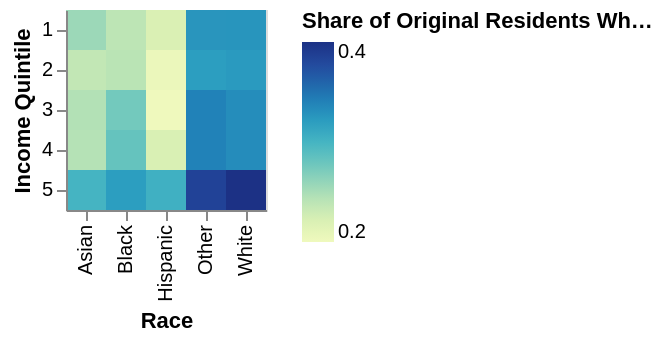

Write notebook code for a chart like this one.
### Code cell
graph = alt.Chart(inc_race_matrix).mark_rect().encode(
    alt.X("race:N", title = 'Race'),
    alt.Y("income_quintile:O", title = 'Income Quintile'),
    alt.Color('share_left', title = 'Share of Original Residents Who Left')
)

#graph.save('graphs/graph8.png')
graph

### Figure 1 — Vega-Lite specification as saved in the notebook (floating-point values rounded to 4 significant figures)
{"config": {"view": {"continuousWidth": 300, "continuousHeight": 300}}, "data": {"name": "data-2d2d37753df7ce2b043540834bf4cac4"}, "mark": {"type": "rect"}, "encoding": {"color": {"field": "share_left", "title": "Share of Original Residents Who Left", "type": "quantitative"}, "x": {"field": "race", "title": "Race", "type": "nominal"}, "y": {"field": "income_quintile", "title": "Income Quintile", "type": "ordinal"}}, "$schema": "https://vega.github.io/schema/vega-lite/v6.4.1.json", "datasets": {"data-2d2d37753df7ce2b043540834bf4cac4": [{"race": "Asian", "income_quintile": "1", "total": 86064, "stayed": 63599, "share_left": 0.261}, {"race": "Asian", "income_quintile": "2", "total": 126807, "stayed": 95921, "share_left": 0.2436}, {"race": "Asian", "income_quintile": "3", "total": 158092, "stayed": 118443, "share_left": 0.2508}, {"race": "Asian", "income_quintile": "4", "total": 159519, "stayed": 119633, "share_left": 0.25}, {"race": "Asian", "income_quintile": "5", "total": 214622, "stayed": 150168, "share_left": 0.3003}, {"race": "Black", "income_quintile": "1", "total": 1864054, "stayed": 1404324, "share_left": 0.2466}, {"race": "Black", "income_quintile": "2", "total": 1443612, "stayed": 1085483, "share_left": 0.2481}, {"race": "Black", "income_quintile": "3", "total": 589861, "stayed": 425555, "share_left": 0.2786}, {"race": "Black", "income_quintile": "4", "total": 354029, "stayed": 253287, "share_left": 0.2846}, {"race": "Black", "income_quintile": "5", "total": 224258, "stayed": 152868, "share_left": 0.3183}, {"race": "Hispanic", "income_quintile": "1", "total": 1201516, "stayed": 925802, "share_left": 0.2295}, {"race": "Hispanic", "income_quintile": "2", "total": 1142945, "stayed": 898207, "share_left": 0.2141}, {"race": "Hispanic", "income_quintile": "3", "total": 1006759, "stayed": 794684, "share_left": 0.2107}, {"race": "Hispanic", "income_quintile": "4", "total": 648230, "stayed": 499321, "share_left": 0.2297}, {"race": "Hispanic", "income_quintile": "5", "total": 382653, "stayed": 266294, "share_left": 0.3041}, {"race": "Other", "income_quintile": "1", "total": 556295, "stayed": 375945, "share_left": 0.3242}, {"race": "Other", "income_quintile": "2", "total": 452549, "stayed": 308438, "share_left": 0.3184}, {"race": "Other", "income_quintile": "3", "total": 345675, "stayed": 229356, "share_left": 0.3365}, {"race": "Other", "income_quintile": "4", "total": 270835, "stayed": 179780, "share_left": 0.3362}, {"race": "Other", "income_quintile": "5", "total": 232350, "stayed": 144831, "share_left": 0.3767}, {"race": "White", "income_quintile": "1", "total": 2146940, "stayed": 1450047, "share_left": 0.3246}, {"race": "White", "income_quintile": "2", "total": 3019566, "stayed": 2049770, "share_left": 0.3212}, {"race": "White", "income_quintile": "3", "total": 4248328, "stayed": 2848484, "share_left": 0.3295}, {"race": "White", "income_quintile": "4", "total": 5058508, "stayed": 3388160, "share_left": 0.3302}, {"race": "White", "income_quintile": "5", "total": 5500409, "stayed": 3353000, "share_left": 0.3904}]}}
